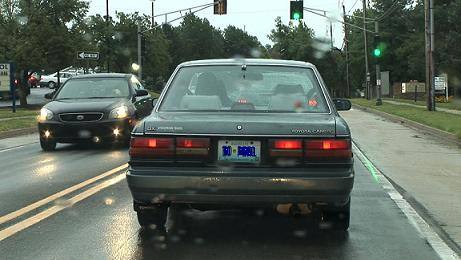
#> input picture code/car_from_behind.jpg, 461 x 260 px
$ jupyter execute --allow-errors 'Vehicle Detection.ipynb'   (shell and % lines are left out)   (older library calls are emulated)
#> lines starting #> are read from the running program, lines starting #| are printed output that depends on the picture
# Udacity Vehicle Detection Project

## Hog Features

[cell 1]
import matplotlib.image as mpimg
import matplotlib.pyplot as plt
import numpy as np
import cv2
import glob
from skimage.feature import hog


# Define a function to return HOG features and visualization
def get_hog_features(img, orient, pix_per_cell, cell_per_block, vis=False, feature_vec=True):
    if vis == True:
        # Use skimage.hog() to get both features and a visualization
        features, hog_image = hog(img, orientations=orient, pixels_per_cell=(pix_per_cell, pix_per_cell), cells_per_block=(cell_per_block, cell_per_block), visualise=True, feature_vector=feature_vec)
        return features, hog_image
    else:
        # Use skimage.hog() to get features only
        features, _ = hog(img, orientations=orient, pixels_per_cell=(pix_per_cell, pix_per_cell), cells_per_block=(cell_per_block, cell_per_block), visualise=True, feature_vector=feature_vec)
        return features

# Define HOG parameters
orient = 9
pix_per_cell = 8
cell_per_block = 2

# Read in the vehicle image
image = mpimg.imread('car_from_behind.jpg')
#> image is the input picture: shape (260, 461, 3); mean R, G, B 95.4, 106.1, 96.8
gray = cv2.cvtColor(image, cv2.COLOR_RGB2GRAY)
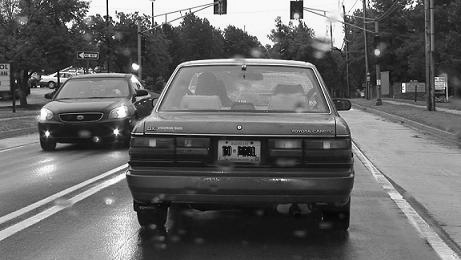
#> gray: shape (260, 461); min 1, max 255, mean 101.8

# Call our function with vis=True to see an image output
features, hog_image = get_hog_features(gray, orient,
                        pix_per_cell, cell_per_block,
                        vis=True, feature_vec=False)
#> in get_hog_features, `features, hog_image = hog(img, orientations=orient, pixels_per_cell=(p..`:
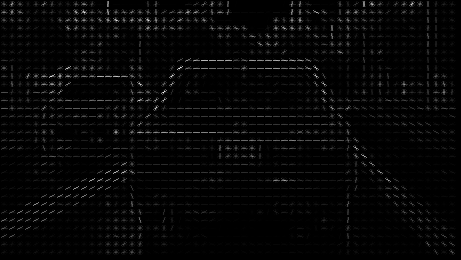
#> hog_image: shape (260, 461) float64; min 0, max 96.46, mean 2.4; drawn with min black and max white

# Plot the examples
plt.figure(figsize=(20,10))
plt.subplot(121)
plt.xticks([])
plt.yticks([])
plt.xlabel('Example car')
plt.imshow(image, cmap='gray')
plt.subplot(122)
plt.imshow(hog_image, cmap='gray')
plt.xlabel('HOG Visualization')
plt.xticks([])
plt.yticks([])
plt.show()
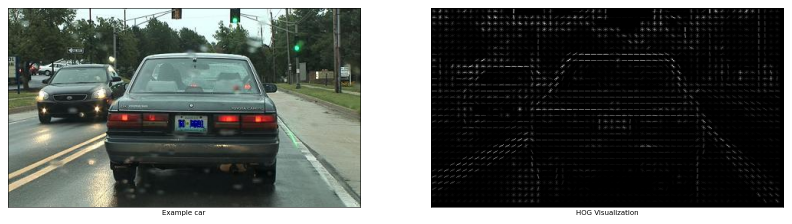
#> figure drawn by matplotlib, 2 panels

[cell 2]
import numpy as np
import cv2
from skimage.feature import hog

# [96 lines left out: functions convert_color, get_hog_features, bin_spatial, color_hist, extract_features, not called in this run]

[cell 3]
# Define a single function that can extract features using hog sub-sampling and make predictions
# [61 lines left out: function find_cars, not called in this run]

[cell 4]
import matplotlib.image as mpimg
import matplotlib.pyplot as plt
import numpy as np
import pickle
import cv2
from scipy.ndimage.measurements import label

# [58 lines left out: functions add_heat, apply_threshold, draw_labeled_bboxes, draw_hot, draw_boxes, not called in this run]

## 1. Training

Training image examples:

[cell 5]
from random import choice

# Read in the vehicle image
car_images = glob.glob('vehicles/**/*.png', recursive=True)
non_car_images = glob.glob('non-vehicles/**/*.png', recursive=True)
cars = []
notcars = []

#> (the rest of this cell did not finish here and is left out)

[cell 6]
import matplotlib.image as mpimg
import matplotlib.pyplot as plt
import numpy as np
import cv2
import glob
import time
from sklearn.svm import LinearSVC
from sklearn.preprocessing import StandardScaler
from skimage.feature import hog
from sklearn.cross_validation import train_test_split
import pickle

# Read in cars and notcars
car_images = glob.glob('vehicles/**/*.png', recursive=True)
non_car_images = glob.glob('non-vehicles/**/*.png', recursive=True)
cars = []
notcars = []

for car_image in car_images:
    cars.append(car_image)
for non_car_image in non_car_images:
    notcars.append(non_car_image)

# Reduce the sample size because
# The quiz evaluator times out after 13s of CPU time
sample_size = -1
cars = cars[0:sample_size]
notcars = notcars[0:sample_size]
#> (the rest of this cell did not finish here and is left out)

## 2. Classification

[cell 7]
ystart = 400
ystop = 656
scales = [1.6, 1.5, 1.4]
test_images = glob.glob('test_images/*.jpg', recursive=True)

image = mpimg.imread(test_images[-1])
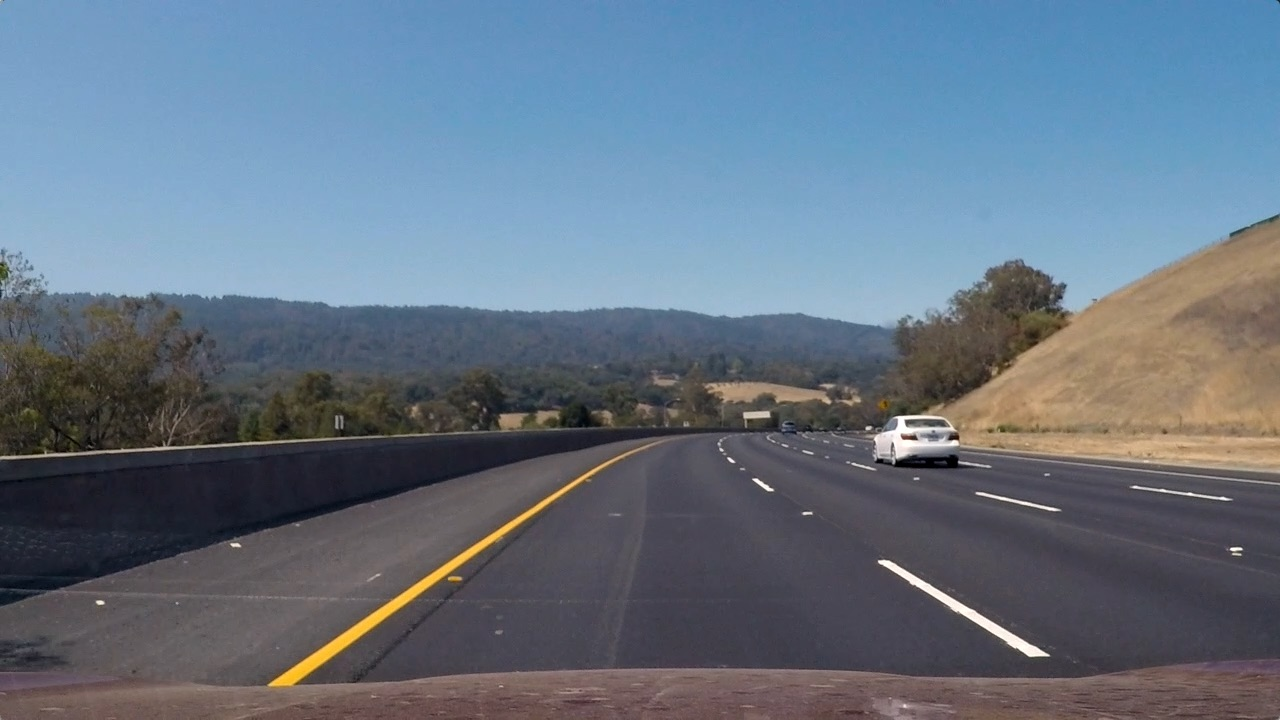
#> input picture code/test_images/test3.jpg, 1280 x 720 px
#> image is the input picture: shape (720, 1280, 3); mean R, G, B 101.1, 115.3, 130.7
print(test_images[-1])
print(image.shape)
#| (720, 1280, 3)
#> (reads code/classifier.p from the repository)

#> (the rest of this cell did not finish here and is left out)

## 3. Process Video

[cell 8]
from moviepy.editor import VideoFileClip
from IPython.display import HTML
import pickle


# [12 lines left out: function process_image, not called in this run]


# Final parameters
ystart = 400
ystop = 656
scales = [1.6, 1.5, 1.4]
scale = 1.5
orient = 9  # HOG orientations
#> (the rest of this cell did not finish here and is left out)

## Lane detection algorithm

[cell 9]
import cv2
import numpy as np

# Define a function that takes an image, gradient orientation,
# and threshold min / max values.
# [77 lines left out: functions abs_sobel_thresh, dir_thresh, mag_thresh, color_thresh, pipeline, not called in this run]

[cell 10]
# [180 lines left out: functions fast_detection, sliding_window_detection, curvature, overlay_lane, overlay_stats, process_combined_image, not called in this run]

## 4. Generate combined video

[cell 11]
from moviepy.editor import VideoFileClip
from IPython.display import HTML

in_video = 'project_video.mp4'
out_video = 'project_combined_result.mp4'
state = {}

# Load camera related parameters
calibration = pickle.load( open( "calibration.p", "rb" ))
#> (reads code/calibration.p from the repository)
mtx, dist = calibration['mtx'], calibration['dist']
perspective = pickle.load( open( "perspective.p", "rb" ))
#> (reads code/perspective.p from the repository)
